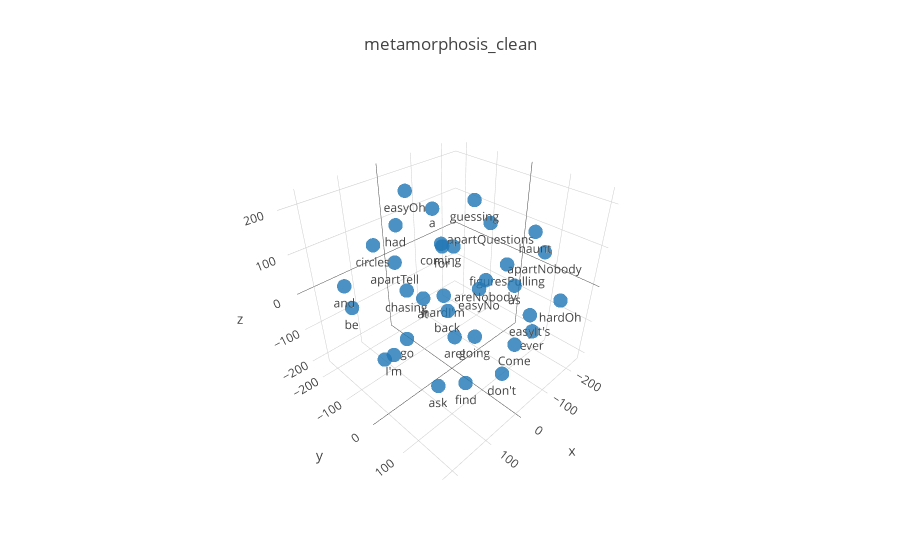

Notebook cell for this chart:
### Code cell
with open('metamorphosis_clean.txt', 'r') as f:
    data = f.read()
    
words = np.unique(data.replace('\n', '').replace(',', ' ').replace('(','').replace(')','').split(' '))
metamorphosis_clean = [word for word in words if word not in stopwords.words('english')]

x, y, z = get_coordinates(model, metamorphosis_clean)

plot = [go.Scatter3d(x = x,
                    y = y,
                    z = z,
                    mode = 'markers+text',
                    text = words,
                    textposition='bottom center',
                    hoverinfo = 'text',
                    marker=dict(size=5,opacity=0.8))]

layout = go.Layout(title='metamorphosis_clean')
fig = go.Figure(data=plot, layout=layout)
plt.iplot(fig)

### Figure 1 — Plotly figure (JSON) as saved in the notebook; plotly's stock layout.template omitted (floating-point values rounded to 4 significant figures)
{"data": [{"hoverinfo": "text", "marker": {"opacity": 0.8, "size": 5}, "mode": "markers+text", "text": ["", "Come", "I", "I'm", "a", "and", "apartNobody", "apartQuestions", "apartTell", "areI", "areNobody", "as", "ask", "at", "back", "be", "chasing", "circles", "coming", "don't", "easyIt's", "easyNo", "easyOh", "ever", "figuresPulling", "find", "for", "go", "going", "guessing", "had", "hardI'm", "hardOh", "haunt", "heartTell", "how", "in", "it", "it's", "just", "know", "let's", "loud", "love", "lovely", "me", "meCome", "meOh", "meet", "my", "need", "not", "numbers", "of", "on", "one", "our", "partNobody", "progressDo", "puzzles", "questionsOh", "rush", "said", "science", "secretsAnd", "set", "shame", "so", "sorryYou", "speak", "start", "startI", "startRunning", "such", "tailsComing", "tailsHeads", "take", "the", "this", "to", "up", "us", "was", "we", "would", "you", "youTell", "your"], "textposition": "bottom center", "type": "scatter3d", "uid": "7f4e1842-1bf2-4f01-ba1c-804974f72b84", "x": [227.7, -1.558, -149.3, 149.7, -98.49, 213.1, -211.6, -152.6, -18.13, 39.61, -36.23, 11.32, 73.06, 6.791, 99.71, 147.8, 93.79, 70.51, -21.63, -29.43, -144.0, -97.67, -1.046, -227.4, -236.4, 132.9, 111.0, 38.61, -91.27, -33.87, 98.03, -109.8, -109.3, -114.7], "y": [49.41, 175.6, -144.1, -29.7, -165.9, -80.94, 87.31, -28.57, -223.5, 46.72, 62.88, 170.7, 27.28, -90.29, 86.7, -178.1, -40.84, -179.9, -56.24, 131.0, 111.9, -7.356, -144.7, 72.12, -34.72, 167.3, 85.12, -122.4, -9.159, 25.97, -56.19, -141.0, 201.7, 119.2], "z": [-9.964, -38.68, -0.7794, -103.2, 114.4, 84.3, 52.96, 106.6, -26.42, -72.85, 48.14, 110.1, -214.7, -56.69, 54.22, -56.15, 34.59, 77.07, 93.36, -173.6, -78.3, -40.01, 195.3, -201.7, -45.03, -54.77, 197.9, -183.7, -186.4, 217.9, 182.0, -134.6, 29.33, 153.8]}], "layout": {"title": {"text": "metamorphosis_clean"}}}
